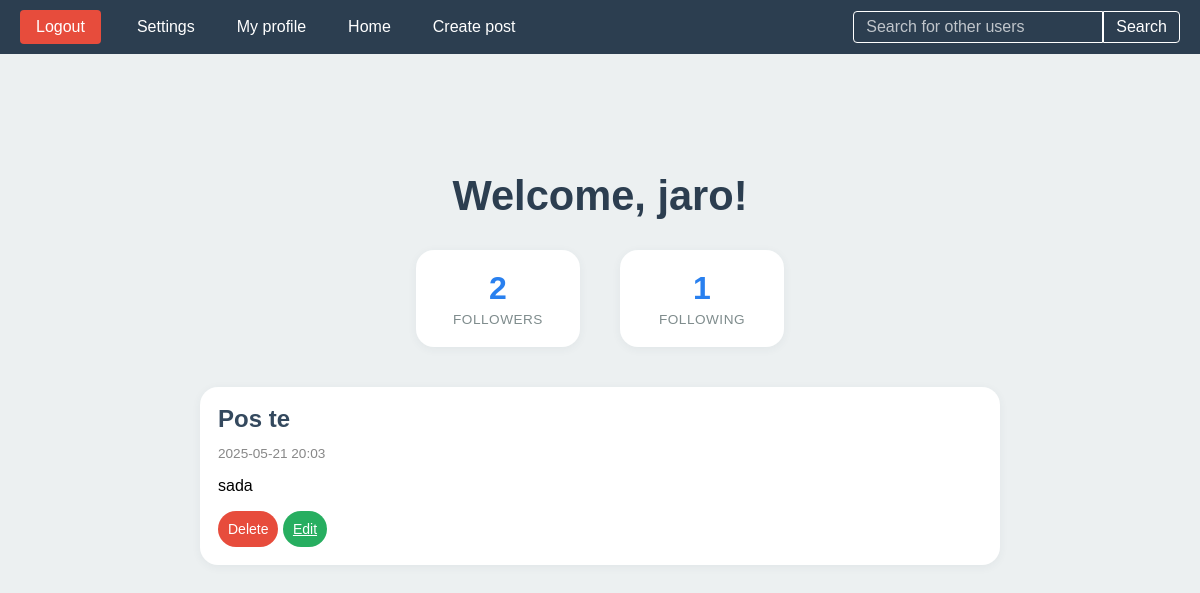
/my-profile/ (signed in), run on an earlier commit of the app's database.
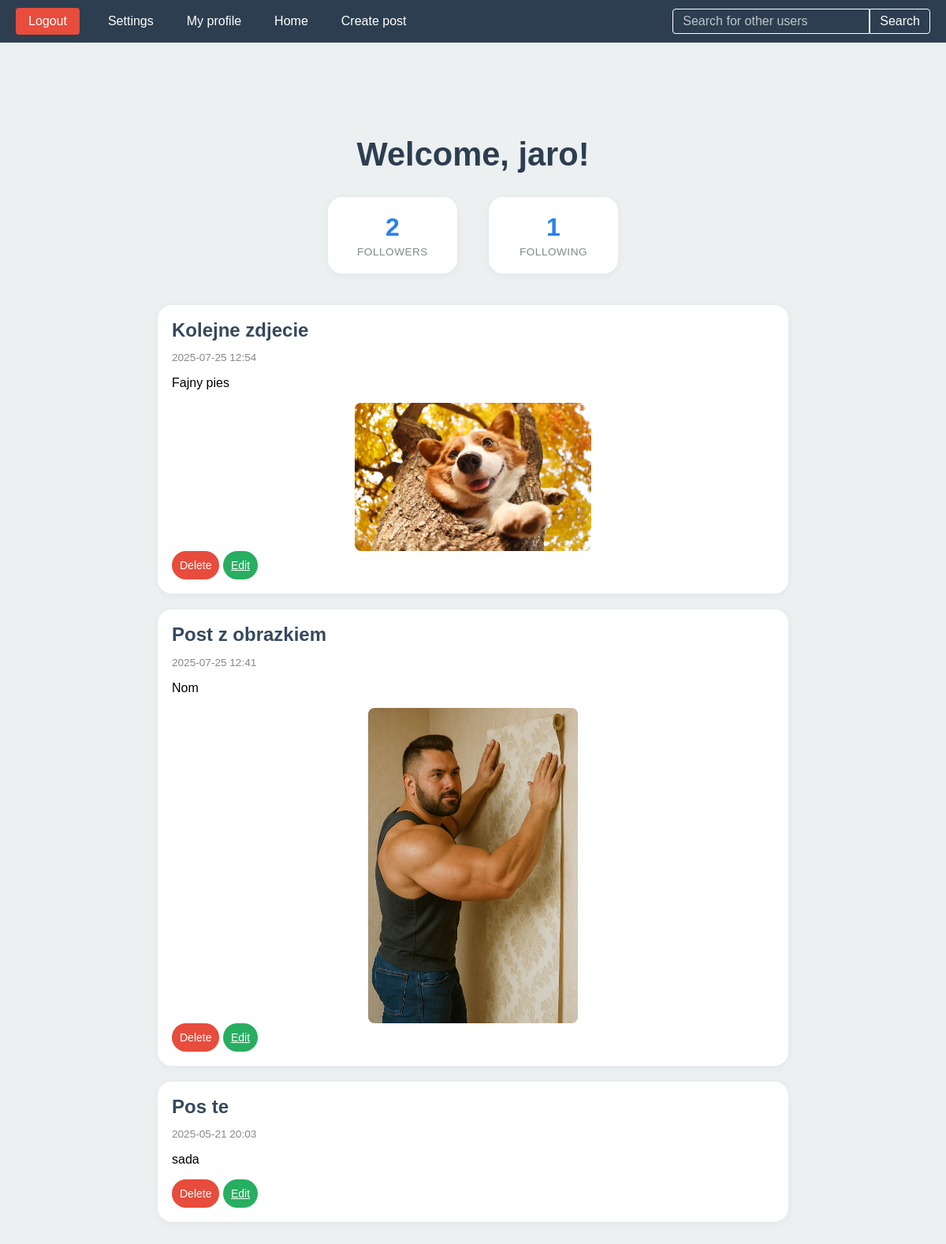
And on a later commit of the database.
### post/models.py (models this page shows, shortened)
class Post(models.Model):
    user = models.ForeignKey(User, on_delete=models.CASCADE)
    title = models.CharField(max_length= 250)
    likes = models.ManyToManyField(User, related_name='Post_likes')
    slug = models.SlugField(null = False,default='')
    content = models.TextField(null=False)
    date_posted = models.DateTimeField(auto_now_add=True)
    image = models.ImageField(upload_to = 'post_images/',blank = True, null= True)
    class Meta:
        unique_together = ('user', 'slug')
    def get_absolute_url(self):
        return reverse('post_detail', kwargs={'id':self.id, 'slug': self.slug})

### user/views.py (the view)
# urls.py: path('my-profile/' , my_profile , name='my_profile'),
@login_required
def my_profile(request):
    username = request.user.username
    posts = Post.objects.filter(user=request.user).order_by('-date_posted')
    return render(request, 'my_profile.html', {'username':username, 'posts':posts})

### profiles/models.py (called while the page is built)
    def get_follows_number(self):
        return self.follows.count()

    def get_followers_number(self):
        return self.followers.count()

### templates/my_profile.html (shortened to what this page needs)
{% extends "base.html" %}
{% load static %}
{% block head %}
    <link rel="stylesheet" href="{% static 'profile.css' %}">
{% endblock %}
{% block content %}
    <div class="home-container">
        <h1>Welcome, {{ username }}!</h1>
        <div class="stats-container">
            <a href="{% url 'followers_list' user.profile.id %}" class="stat-item">
                <span class="stat-number">{{ user.profile.get_followers_number }}</span>
                <span class="stat-label">Followers</span>
            </a>
            <a href="{% url 'following_list' user.profile.id %}" class="stat-item">
                <span class="stat-number">{{ user.profile.get_follows_number }}</span>
                <span class="stat-label">Following</span>
            </a>
        </div>
        {% if posts %}
            <div class="posts-container">
                {% for post in posts %}
                    <div class="post-card">
                        <h2 class="post-title">
                            <a href="{{ post.get_absolute_url }}">{{ post.title }}</a>
                        </h2>
                        <p class="post-date">{{ post.date_posted|date:"Y-m-d H:i" }}</p>
                        <p>{{ post.content }}</p>
                        {% if post.image %}
                            <img src="{{ post.image.url }}" alt="Post Image" class="post-image">
                        {% endif %}
                        <div class="post-actions">
                            <form method="post" action="{% url 'deletePost' post.id %}" style="display:inline;">
                                <button class="delete-button">Delete</button>
                            </form>
                            <a href="{% url 'editPost' post.id %}" class="edit-button">Edit</a>
                        </div>
                    </div>
                {% endfor %}
            </div>
        {% else %}
            <div class="empty-state">
                <p>You haven't written any posts yet.</p>
                <a href="{% url 'createPost' %}" class="big-white-label">Create your first post</a>
            </div>
        {% endif %}
    </div>
{% endblock %}

What changed in the data, as far as the page shows it:
added Post: title "Kolejne zdjecie", date_posted "2025-07-25 12:54", content "Fajny pies", image (picture)
added Post: title "Post z obrazkiem", date_posted "2025-07-25 12:41", content "Nom", image (picture)
